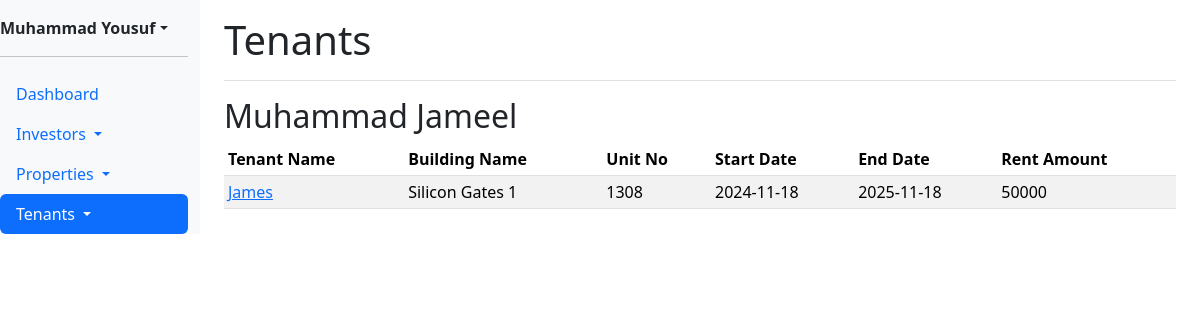
The page /tenants (signed in) on the database its author committed.
### models/models.py (models this page shows)
class User(UserMixin,db.Model):
    id = db.Column(db.Integer, primary_key=True)
    name = db.Column(db.String(100), unique=True, nullable=False)
    username = db.Column(db.String(50), unique=True, nullable=False)
    password = db.Column(db.String(50), nullable=False)

class Investor(db.Model):
    id = db.Column(db.String, primary_key=True)
    name = db.Column(db.String(100), nullable=False)
    '''    contact_number = db.Column(db.String(20), nullable=False)
    passport_number = db.Column(db.String(20), nullable=False)
    emirates_id_number = db.Column(db.String(20), nullable=False)'''
    properties = db.relationship('Property', backref='owner', lazy=True, cascade='all, delete-orphan')
    user_id = db.Column(db.Integer, db.ForeignKey('user.id'), nullable=False)
    user = db.relationship('User', backref=db.backref('investors', lazy=True))

class Tenant(db.Model):
    id = db.Column(db.String, primary_key=True)
    name = db.Column(db.String(100), nullable=False)
    contact_number = db.Column(db.String(20), nullable=False)
    email_address = db.Column(db.String(20), nullable=False)
    passport_number = db.Column(db.String(20), nullable=False)
    emirates_id_number = db.Column(db.String(20), nullable=False)
    contract_start_date = db.Column(Date, nullable=False)
    contract_end_date = db.Column(Date, nullable=False)
    no_of_cheques = db.Column(db.Integer, nullable=False)
    rental_amount = db.Column(db.Integer, nullable=False)
    security_deposit = db.Column(db.Integer, nullable=False)
    property_id = db.Column(db.String, db.ForeignKey('property.id'), nullable=False)
    is_current_tenant = db.Column(db.Boolean, default=True)

class Property(db.Model):
    id = db.Column(db.String, primary_key=True)
    building_name = db.Column(db.String(100), nullable=False)
    unit_no = db.Column(db.String(100), nullable=False)
    bedrooms = db.Column(db.Integer, nullable=False)
    square_feet = db.Column(db.Integer, nullable=False)
    price = db.Column(db.Float, nullable=False)
    tenant = db.relationship('Tenant', backref='property', lazy=True, cascade='all, delete-orphan')
    owner_id = db.Column(db.String, db.ForeignKey('investor.id'), nullable=False)

### routes/routes.py (the view)
@app.route('/tenants')
@login_required
def tenants():
    investors = Investor.query.all()
    properties = Property.query.all()
    tenants = Tenant.query.all()
    return render_template('tenants.html', investors=investors, properties=properties, tenants=tenants)

### routes/routes.py (called while the page is built)
@login_manager.user_loader
def load_user(user_id):
    return User.query.get(int(user_id))

### app/templates/tenants.html (shortened to what this page needs)
{% extends 'base.html' %}
{% block header %}Tenants{% endblock %}
{% block content %}
{% for investor in investors %}
<h2>{{ investor.name }}</h2>
<table class="table table-striped table-sm">
    <thead>
        <tr>
            <th scope="col">Tenant Name</th>
            <th scope="col">Building Name</th>
            <th scope="col">Unit No</th>
            <th scope="col">Start Date</th>
            <th scope="col">End Date</th>
            <th scope="col">Rent Amount</th>
          </tr>
    </thead>
    <tbody>
        {% for property in investor.properties %}
            {% for tenant in property.tenant %}
            <tr>
                <td><a href="/view_tenant/{{ tenant.id }}">{{ tenant.name }}</a></td>
                <td>{{ tenant.property.building_name }}</td>
                <td>{{ tenant.property.unit_no }}</td>
                <td>{{ tenant.contract_start_date }}</td>
                <td>{{ tenant.contract_end_date }}</td>
                <td>{{ tenant.rental_amount }}</td>
            </tr>
            {% endfor %}
        {% endfor %}
    </tbody>
</table>
{% endfor %}
{% endblock %}

### app/templates/base.html (shortened to what this page needs)
<!doctype html>
<html lang="en">
  <head>
    <link href="https://cdn.jsdelivr.net/npm/bootstrap@5.3.2/dist/css/bootstrap.min.css" rel="stylesheet">
  </head>
  <body>
    <div class="container-fluid">
        <div class="row">
            <nav id="sidebarMenu" class="col-md-3 col-lg-2 d-md-block bg-light sidebar collapse nav nav-pills flex-column mb-auto">
                <div class="position-sticky pt-3 sidebar-sticky">
                    <div class="dropdown">
                      <a href="#" class="d-flex align-items-center link-dark text-decoration-none dropdown-toggle" data-bs-toggle="dropdown" aria-expanded="false">
                      <strong>{{ current_user.name }}</strong>
                      </a>
                    </div>
                    <hr>
                    <ul class="nav flex-column mb-auto">
                      <li class="nav-item">
                        <a class="nav-link {% if request.path == url_for('home') %}active{% endif %}" aria-current="page" href="/">
                          Dashboard
                        </a>
                      </li>
                      <li class="nav-item">
                          <a class="nav-link dropdown-toggle " id="investorsDropdown" role="button" data-bs-toggle="dropdown" aria-haspopup="true" aria-expanded="false">
                            Investors
                          </a>
                      </li>
                      <li class="nav-item">
                        <a class="nav-link dropdown-toggle " id="propertiesDropdown" role="button" data-bs-toggle="dropdown" aria-haspopup="true" aria-expanded="false">
                          Properties
                        </a>
                      </li>
                      <li class="nav-item">
                        <a class="nav-link dropdown-toggle {% if request.path in [url_for('tenants'), url_for('add_tenant')] %}active{% endif %}" href="/tenants" id="tenantsDropdown" role="button" data-bs-toggle="dropdown" aria-haspopup="true" aria-expanded="false">
                          Tenants
                        </a>
                      </li>
                    </ul>
                </div>
            </nav>
            <main class="col-md-9 ms-sm-auto col-lg-10 px-md-4">
                <div class="d-flex justify-content-between flex-wrap flex-md-nowrap align-items-center pt-3 pb-2 mb-3 border-bottom">
                  <h1 class="h1">{% block header %}{% endblock %}</h1>
                </div>
                {% block content %}{% endblock %}
            </main>
        </div>
    </div>
  </body>
</html>

### rows shown on the page
User: name "Muhammad Yousuf"
Investor: name "Muhammad Jameel"
Tenant: name "James", property.building_name "Silicon Gates 1", property.unit_no "1308", contract_start_date "2024-11-18", contract_end_date "2025-11-18", rental_amount "50000"
